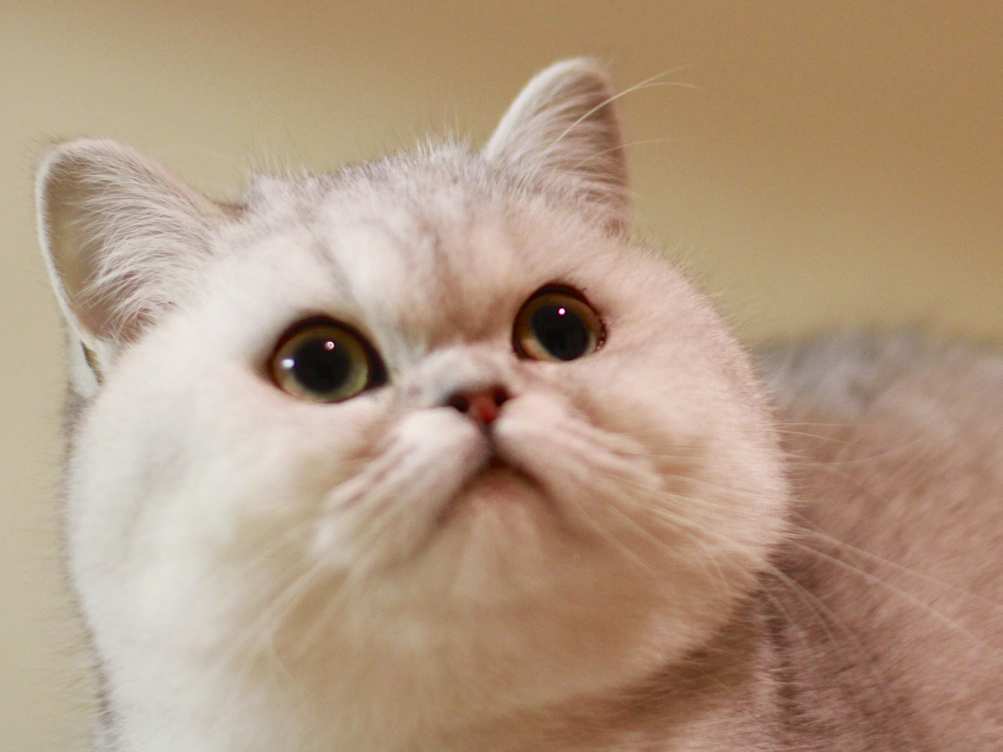
#> input picture picture/cat.jpg, 3008 x 2256 px (shown at 1/3 size)
$ jupyter execute 01-03_4.19.ipynb   (older library calls are emulated)
#> lines starting #> are read from the running program, lines starting #| are printed output that depends on the picture
# 01-通道替换

[cell 1]
import cv2
from matplotlib import pyplot as plt

[cell 2]
img = cv2.imread('../picture/cat.jpg')
#> img is the input picture: shape (2256, 3008, 3); mean B, G, R 130, 153.2, 178.5

plt.xticks([])
plt.yticks([])     #不显示坐标轴
plt.imshow(img)
plt.show()

[cell 3]
#test (RGB)->(BGR)
#cv2.imread读取方式为BGR

def BGR2RGB(img):

    #RGB通道赋值
    b = img[:, :, 0].copy()
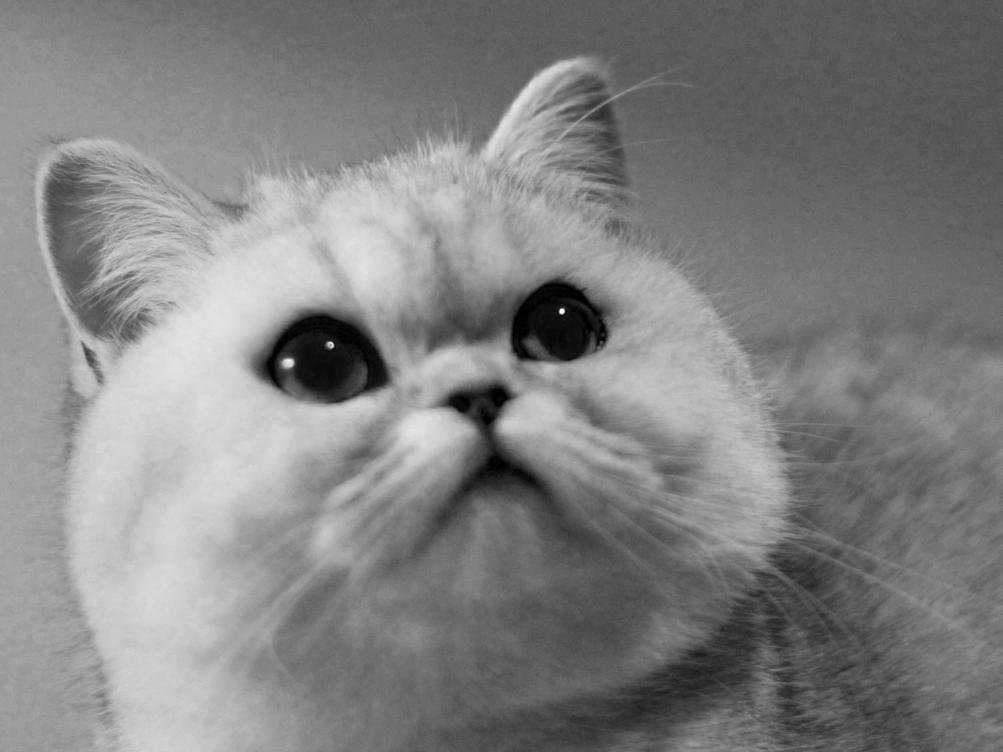
#> b: shape (2256, 3008) (shown at 1/3 size); min 0, max 255, mean 130
    g = img[:, :, 1].copy()
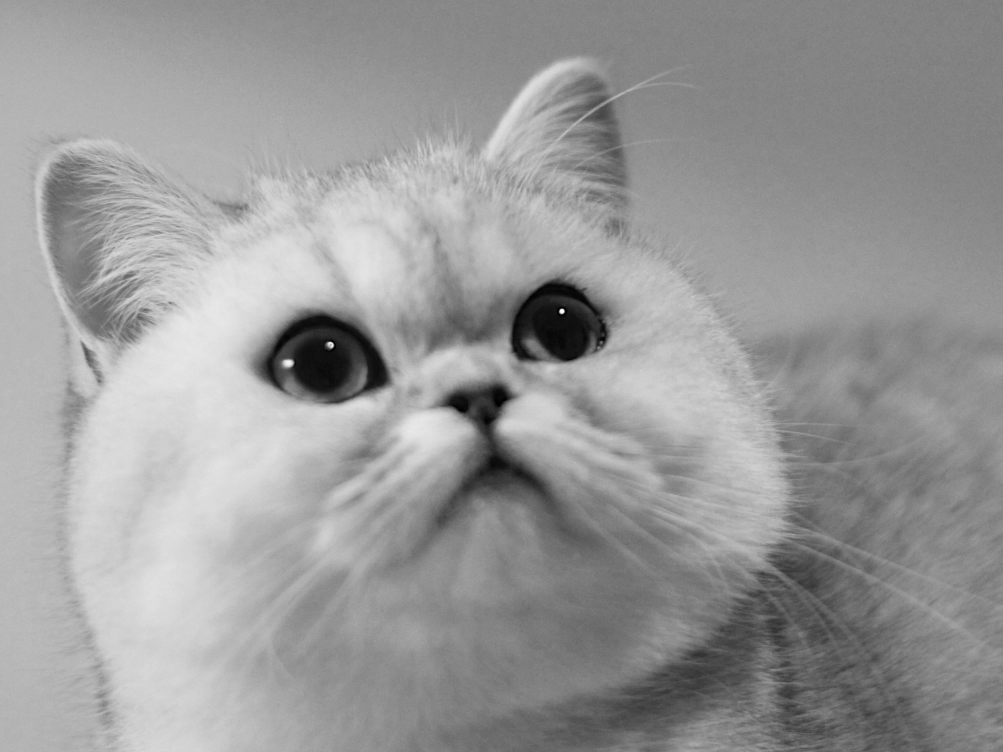
#> g: shape (2256, 3008) (shown at 1/3 size); min 0, max 255, mean 153.2
    r = img[:, :, 2].copy()
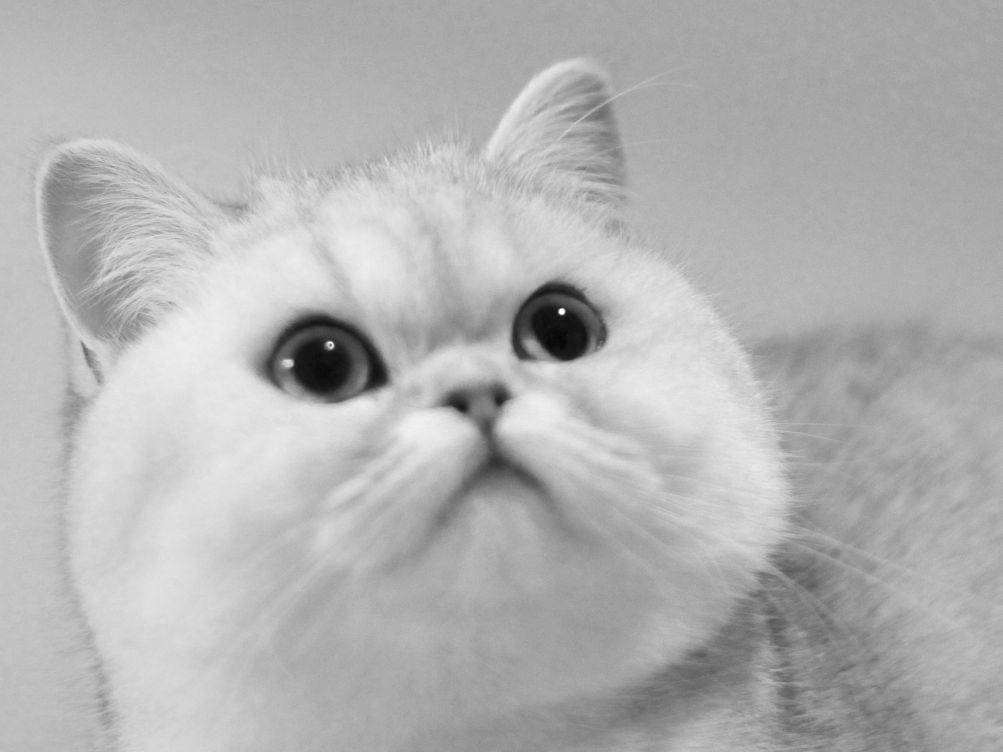
#> r: shape (2256, 3008) (shown at 1/3 size); min 1, max 255, mean 178.5

    #BGR->RGB
    img[:, :, 0] = r
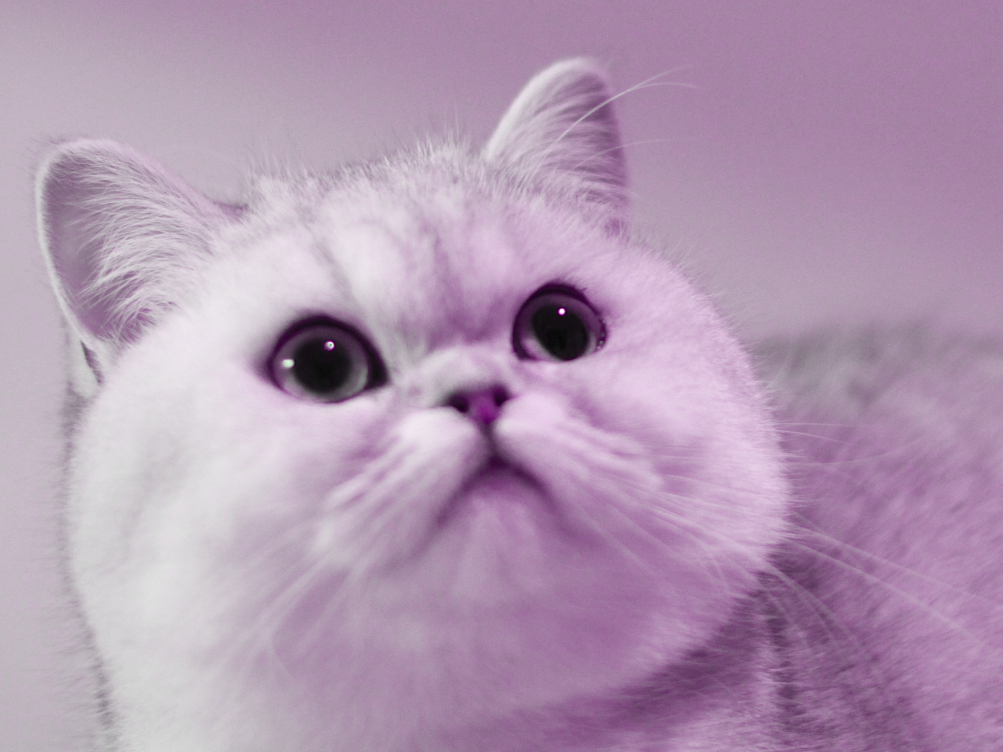
#> img: shape (2256, 3008, 3) (shown at 1/3 size); mean B, G, R 178.5, 153.2, 178.5
    img[:, :, 1] = g
    img[:, :, 2] = b

    return img

[cell 4]
#BGR->RGB

out1 = BGR2RGB(img)

[cell 5]
cv2.imwrite('../picture/cat_result.jpg', out1)
cv2.namedWindow("result", 0);
cv2.resizeWindow("result", (800, 600));
cv2.imshow("result", out1)
cv2.waitKey(0)
cv2.destroyAllWindows

# cv2.waitKey(x) 参数：无限地等待一个按键产生的事件即它为正数时，等待延迟时间单位为毫秒(ms)。
# 如果在指定的时间之前没有按下键，则返回-1。如果x=0，那么无限等待下去，直到有按键按下。

[cell 6]
plt.xticks([])
plt.yticks([])
plt.imshow(out1)
plt.show()

# 02-灰度化（Grayscale）

[cell 7]
import numpy as np

[cell 8]
#灰度化

def BGR2GRAY(img):

    b = img[:, :, 0].copy()
    g = img[:, :, 1].copy()
    r = img[:, :, 2].copy()

    #Y = 0.2126 * R + 0.7152 * G + 0.0722 * B
    out = 0.2126 * r +0.7152 * g + 0.0722 * b
    out = out.astype(np.uint8)

    return out

[cell 9]
img_out = cv2.imread('../picture/cat.jpg').astype(np.float)

out2 = BGR2GRAY(img_out)

# [4 lines of commented-out code are left out]

[cell 10]
cv2.imwrite('../picture/cat_result2.jpg', out2)
cv2.namedWindow("result", 0);
cv2.resizeWindow("result", (800, 600));
cv2.imshow("result", out2)
cv2.waitKey(0)
cv2.destroyAllWindows()

# 03-二值化（Thresholding）

[cell 11]
#二值化

#阈值 th，大于th为1，小于th为0

def binarization(img, th):

    img[img < th] = 0
    img[img > th] = 255

    return img

[cell 12]
#读取图片

#读取彩色图片
#创建数组时指定数据类型，否则默认uint8乘法运算会溢出
img_new = cv2.imread('../picture/cat.jpg').astype(np.float32)

#读取灰度图片
img_gray  = cv2.imread('../picture/cat_result2.jpg')
#> img_gray: shape (2256, 3008, 3); min 0, max 255, mean 156.4

# plt.imshow(img_new)
# plt.show()

[cell 13]
#设置阈值为128

#读取彩色图片先灰度化再进行二值化
out_new = BGR2GRAY(img_new)
out_new = binarization(out_new, 128)
#> in binarization, `img[img < th] = 0`:
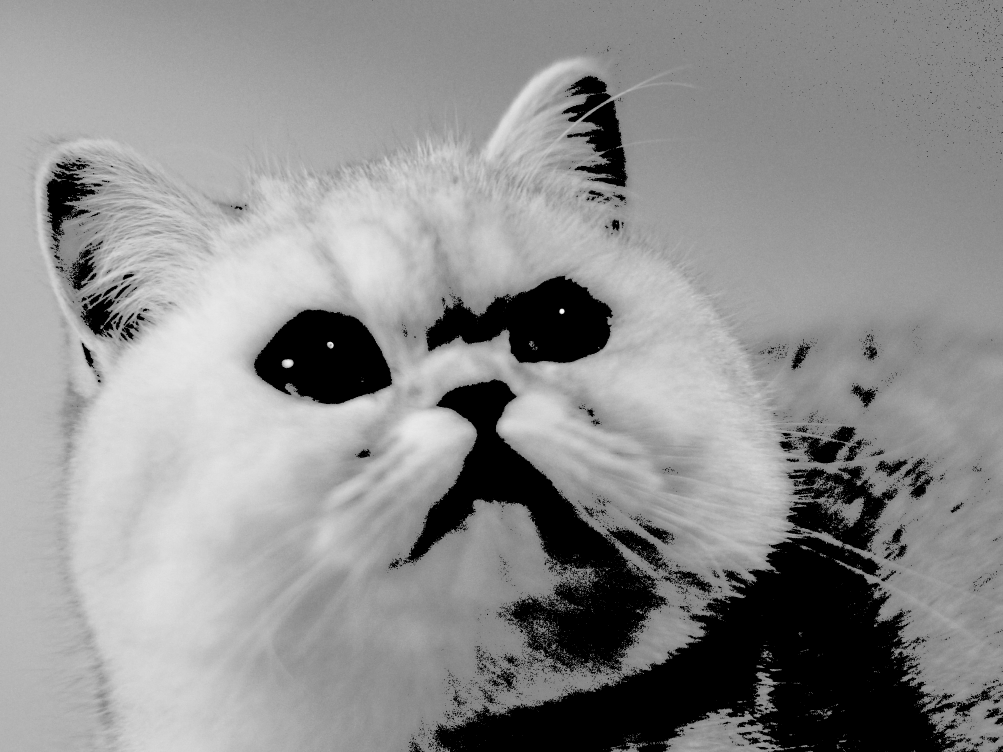
#> img: shape (2256, 3008) (shown at 1/3 size); min 0, max 255, mean 141.9
#> in binarization, `img[img > th] = 255`:
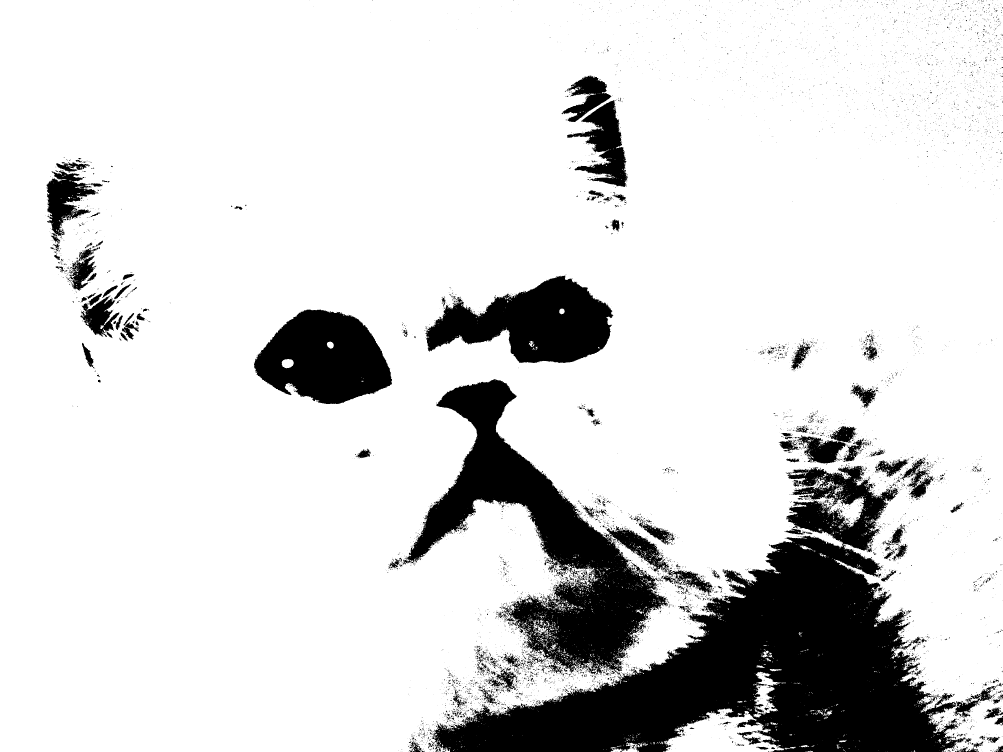
#> img: shape (2256, 3008) (shown at 1/3 size); min 0, max 255, mean 216.7

#直接读取灰度图片二值化
out_gray = binarization(img_gray, 128)

out3 = BGR2GRAY(img_new)
out3 = binarization(out3, 128)

$ run again, with picture/1.jpg copied over picture/cat.jpg
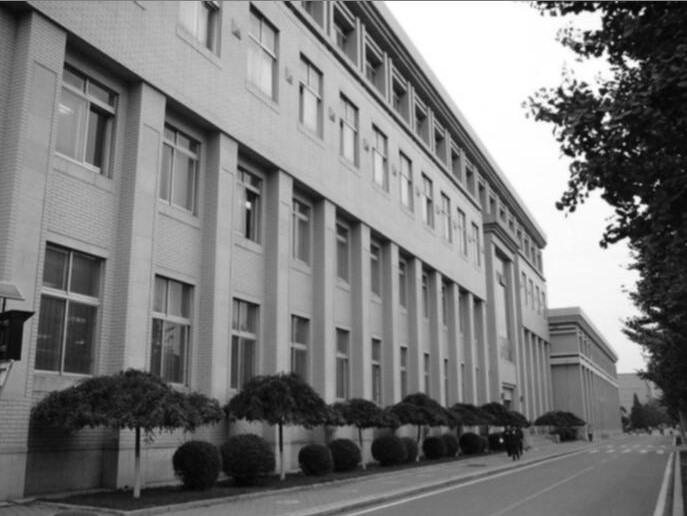
#> input picture picture/1.jpg, 687 x 516 px
#> img is the input picture: shape (516, 687, 3); min 0, max 255, mean 122.9
#> in binarization, `img[img < th] = 0`:
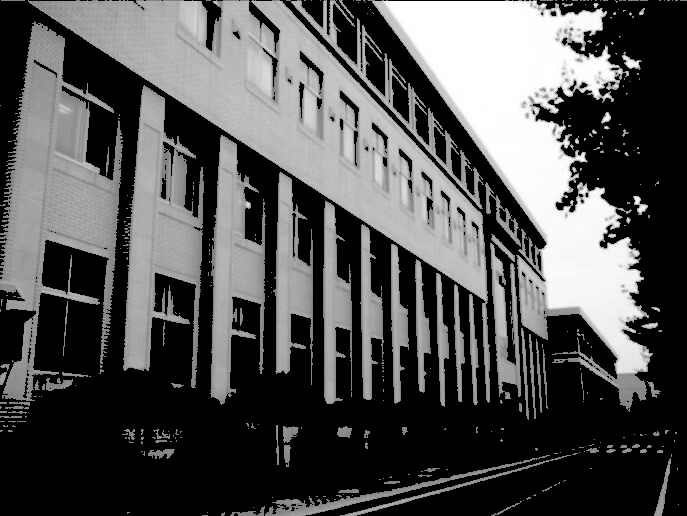
#> img: shape (516, 687); min 0, max 255, mean 83.1
#> in binarization, `img[img > th] = 255`:
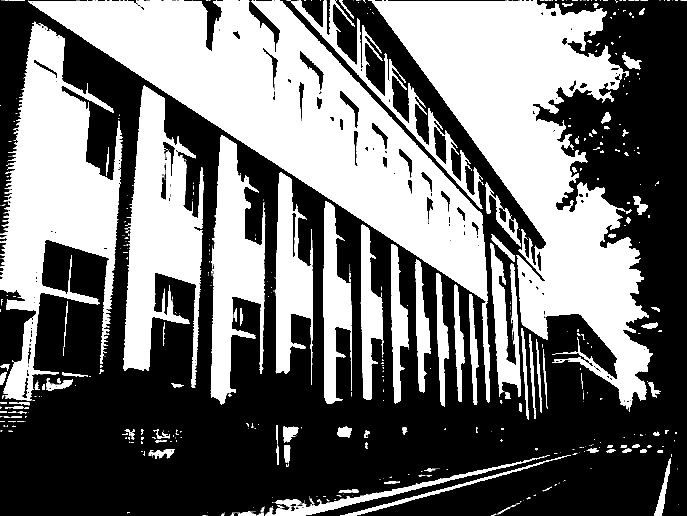
#> img: shape (516, 687); min 0, max 255, mean 115.3
